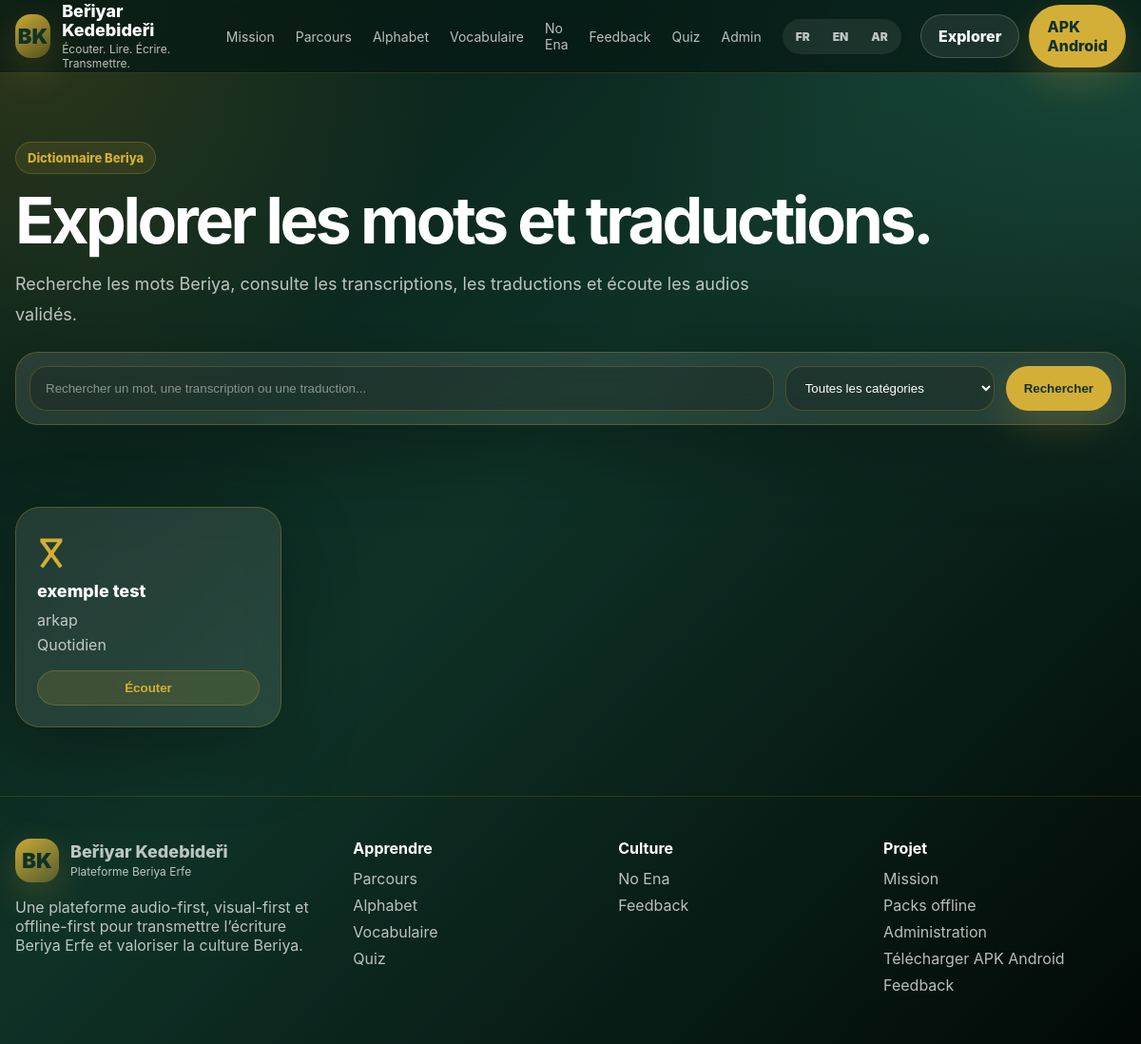
Page /vocabulaire/ on the committed database.
### vocabulary/models.py (models this page shows, shortened)
class Word(models.Model):
    BEGINNER = 'beginner'
    INTERMEDIATE = 'intermediate'
    ADVANCED = 'advanced'
    DIFFICULTY_CHOICES = [
        (BEGINNER, 'Beginner'),
        (INTERMEDIATE, 'Intermediate'),
        (ADVANCED, 'Advanced'),
    ]
    DRAFT = 'draft'
    REVIEW = 'review'
    VALIDATED = 'validated'
    PUBLISHED = 'published'
    REJECTED = 'rejected'
    VALIDATION_STATUS_CHOICES = [
        (DRAFT, 'Draft'),
        (REVIEW, 'Review'),
        (VALIDATED, 'Validated'),
        (PUBLISHED, 'Published'),
        (REJECTED, 'Rejected'),
    ]
    beriya_text = models.CharField(
        max_length=255,
        help_text='Mot en Beriya Erfe.',
    )
    latin_transcription = models.CharField(max_length=255, blank=True)
    arabic_transcription = models.CharField(max_length=255, blank=True)
    french_translation = models.CharField(max_length=255, blank=True)
    english_translation = models.CharField(max_length=255, blank=True)
    arabic_translation = models.CharField(max_length=255, blank=True)
    category = models.ForeignKey(
        WordCategory,
        on_delete=models.SET_NULL,
        blank=True,
        null=True,
        related_name='words',
    )
    difficulty = models.CharField(
        max_length=30,
        choices=DIFFICULTY_CHOICES,
        default=BEGINNER,
    )
    difficulty_order = models.PositiveIntegerField(default=0)
    image = models.ImageField(
        upload_to='vocabulary/images/',
        blank=True,
        null=True,
    )
    oral_prompt = models.CharField(
        max_length=255,
        blank=True,
        help_text='Instruction courte audio-first.',
    )
    pronunciation_note = models.TextField(blank=True)
    dialect_note = models.TextField(blank=True)
    example_sentence = models.TextField(blank=True)
    validation_status = models.CharField(
        max_length=20,
        choices=VALIDATION_STATUS_CHOICES,
        default=DRAFT,
    )
    is_active = models.BooleanField(default=True)
    available_offline = models.BooleanField(default=True)
    created_at = models.DateTimeField(auto_now_add=True)
    updated_at = models.DateTimeField(auto_now=True)
    class Meta:
        ordering = ['difficulty_order', 'beriya_text']
        verbose_name = 'Word'
        verbose_name_plural = 'Words'
        indexes = [
            models.Index(fields=['beriya_text']),
            models.Index(fields=['difficulty']),
            models.Index(fields=['validation_status']),
        ]

class WordCategory(models.Model):
    slug = models.SlugField(unique=True)
    name_fr = models.CharField(max_length=120)
    name_en = models.CharField(max_length=120, blank=True)
    name_ar = models.CharField(max_length=120, blank=True)
    order_index = models.PositiveIntegerField(default=0)
    is_active = models.BooleanField(default=True)
    class Meta:
        ordering = ['order_index', 'name_fr']
        verbose_name = 'Word Category'
        verbose_name_plural = 'Word Categories'

### webapp/views.py (the view, shortened to what this page needs)
# urls.py: path('vocabulaire/', vocabulary_page, name='web-vocabulary'),
def vocabulary_page(request):
    lang = get_web_lang(request)
    search = request.GET.get('q', '').strip()
    category = request.GET.get('category', '').strip()
    words = Word.objects.filter(
        is_active=True,
    ).select_related(
        'category',
    ).prefetch_related(
        'audio_links__audio_asset',
    )
    if category:
        words = words.filter(category__slug=category)
    words = words.order_by(
        'difficulty_order',
        'beriya_text',
    )
    categories = []
    try:
        from vocabulary.models import WordCategory
        categories = WordCategory.objects.filter(
            is_active=True,
        ).order_by(
            'order_index',
            'name_fr',
        )
    except Exception:
        categories = []
    return render(
        request,
        'webapp/vocabulary.html',
        {
            'words': words,
            'categories': categories,
            'search': search,
            'selected_category': category,
            "current_lang": lang,
            "is_rtl": lang == "ar",
        },
    )

### webapp/views.py (called while the page is built)
def get_web_lang(request):
    lang = request.GET.get("lang") or request.session.get("web_lang") or "fr"
    if lang not in ["fr", "en", "ar"]:
        lang = "fr"
    request.session["web_lang"] = lang
    return lang

### templates/webapp/vocabulary.html (shortened to what this page needs)
{% extends "webapp/base.html" %}
{% block content %}
<main>
    <section class="page-header">
        <div class="container">
            <div class="badge">Dictionnaire Beriya</div>
            <h1>Explorer les mots et traductions.</h1>
            <p>
                Recherche les mots Beriya, consulte les transcriptions, les traductions
                et écoute les audios validés.
            </p>
            <form method="get" class="toolbar">
                <div class="form-inline glass" style="padding: 14px; border-radius: 24px;">
                    <input
                        class="input"
                        type="text"
                        name="q"
                        value="{{ search }}"
                        placeholder="Rechercher un mot, une transcription ou une traduction..."
                    >
                    <select class="select" name="category">
                        <option value="">Toutes les catégories</option>
                    </select>
                    <button class="btn btn-primary" type="submit">Rechercher</button>
                </div>
            </form>
        </div>
    </section>
    <section class="section" style="padding-top: 20px;">
        <div class="container">
            <div class="words-grid">
                {% for word in words %}
                    <article class="word-card glass">
                        <div class="word-text">{{ word.beriya_text }}</div>
                        <div class="word-translation">
                            {% if current_lang == "ar" %}
                                {{ word.arabic_translation|default:word.french_translation }}
                            {% elif current_lang == "en" %}
                                {{ word.english_translation|default:word.french_translation }}
                            {% else %}
                                {{ word.french_translation }}
                            {% endif %}
                        </div>
                        <div class="word-meta">
                            {% if current_lang == "ar" %}
                                {{ word.arabic_transcription }}<br>
                                {{ word.category.name_ar|default:word.category.name_fr }}
                            {% elif current_lang == "en" %}
                                {{ word.latin_transcription }}<br>
                                {{ word.category.name_en|default:word.category.name_fr }}
                            {% else %}
                                {{ word.latin_transcription }}<br>
                                {{ word.category.name_fr }}
                            {% endif %}
                        </div>
                        {% with link=word.audio_links.first %}
                            {% if link and link.audio_asset.file %}
                                <button class="audio-button" data-audio="{{ link.audio_asset.file.url }}">
                                    Écouter
                                </button>
                            {% endif %}
                        {% endwith %}
                    </article>
                {% empty %}
                    <div class="empty-state glass">
                        Aucun mot trouvé.
                    </div>
                {% endfor %}
            </div>
        </div>
    </section>
</main>
{% endblock %}

### static/webapp/css/brand.css (style rules this page uses)
:root { --brand-green: #1B4D3E; --brand-night: #0F3227; --brand-gold: #D4AF37; --brand-dark: #061A14; --brand-white: #FFFFFF; --brand-muted: rgba(255, 255, 255, 0.72); --glass-bg: rgba(255, 255, 255, 0.10); --glass-border: rgba(212, 175, 55, 0.26); --shadow-gold: rgba(212, 175, 55, 0.22); }
* { box-sizing: border-box; }
html { scroll-behavior: smooth; }
body { margin: 0; min-height: 100vh; font-family: Inter, system-ui, -apple-system, BlinkMacSystemFont, "Segoe UI", sans-serif; background: radial-gradient(circle at top left, rgba(212, 175, 55, 0.20), transparent 30%), radial-gradient(circle at top right, rgba(27, 77, 62, 0.85), transparent 35%), linear-gradient(135deg, var(--brand-dark), var(--brand-night) 45%, #020907); color: var(--brand-white); }
.container { width: min(1180px, calc(100% - 32px)); margin: 0 auto; }
.glass { background: var(--glass-bg); border: 1px solid var(--glass-border); box-shadow: 0 24px 80px rgba(0, 0, 0, 0.28); backdrop-filter: blur(18px); -webkit-backdrop-filter: blur(18px); }
.btn { display: inline-flex; align-items: center; justify-content: center; gap: 8px; border-radius: 999px; padding: 12px 18px; font-weight: 800; border: 1px solid transparent; transition: transform 0.2s ease, box-shadow 0.2s ease, background 0.2s ease; }
.btn-primary { background: var(--brand-gold); color: var(--brand-night); box-shadow: 0 16px 42px var(--shadow-gold); }
.badge { display: inline-flex; align-items: center; gap: 8px; border-radius: 999px; padding: 8px 12px; color: var(--brand-gold); background: rgba(212, 175, 55, 0.10); border: 1px solid rgba(212, 175, 55, 0.24); font-weight: 800; font-size: 13px; }
.section { padding: 72px 0; }
.page-header { padding: 72px 0 36px; }
.page-header h1 { font-size: clamp(38px, 6vw, 68px); line-height: 1; margin: 14px 0; letter-spacing: -0.05em; }
.page-header p { color: var(--brand-muted); font-size: 18px; line-height: 1.75; max-width: 780px; }
.toolbar { display: flex; flex-wrap: wrap; gap: 12px; margin: 24px 0 30px; }
.input, .select { width: 100%; border: 1px solid rgba(212, 175, 55, 0.24); background: rgba(0, 0, 0, 0.18); color: var(--brand-white); border-radius: 18px; padding: 14px 16px; outline: none; }
.input::placeholder { color: rgba(255, 255, 255, 0.48); }
.form-inline { display: grid; grid-template-columns: 1fr 220px auto; gap: 12px; width: 100%; }
.audio-button { margin-top: 14px; width: 100%; border: 1px solid rgba(212, 175, 55, 0.25); background: rgba(212, 175, 55, 0.14); color: var(--brand-gold); border-radius: 999px; padding: 10px 14px; cursor: pointer; font-weight: 800; }
.words-grid { display: grid; grid-template-columns: repeat(auto-fill, minmax(280px, 1fr)); gap: 16px; }
.word-card { border-radius: 26px; padding: 22px; }
.word-text { font-size: 36px; color: var(--brand-gold); margin-bottom: 10px; font-weight: 900; }
.word-translation { font-size: 18px; font-weight: 800; }
.word-meta { color: var(--brand-muted); margin-top: 8px; line-height: 1.6; }
.beriya-font, .character-symbol, .word-text, .symbol-box { font-family: "Kedebideri", Inter, system-ui, sans-serif; }

### rows in the picture
Word: beriya_text "𖺠", french_translation "exemple test", latin_transcription "arkap", category.name_fr "Quotidien"
